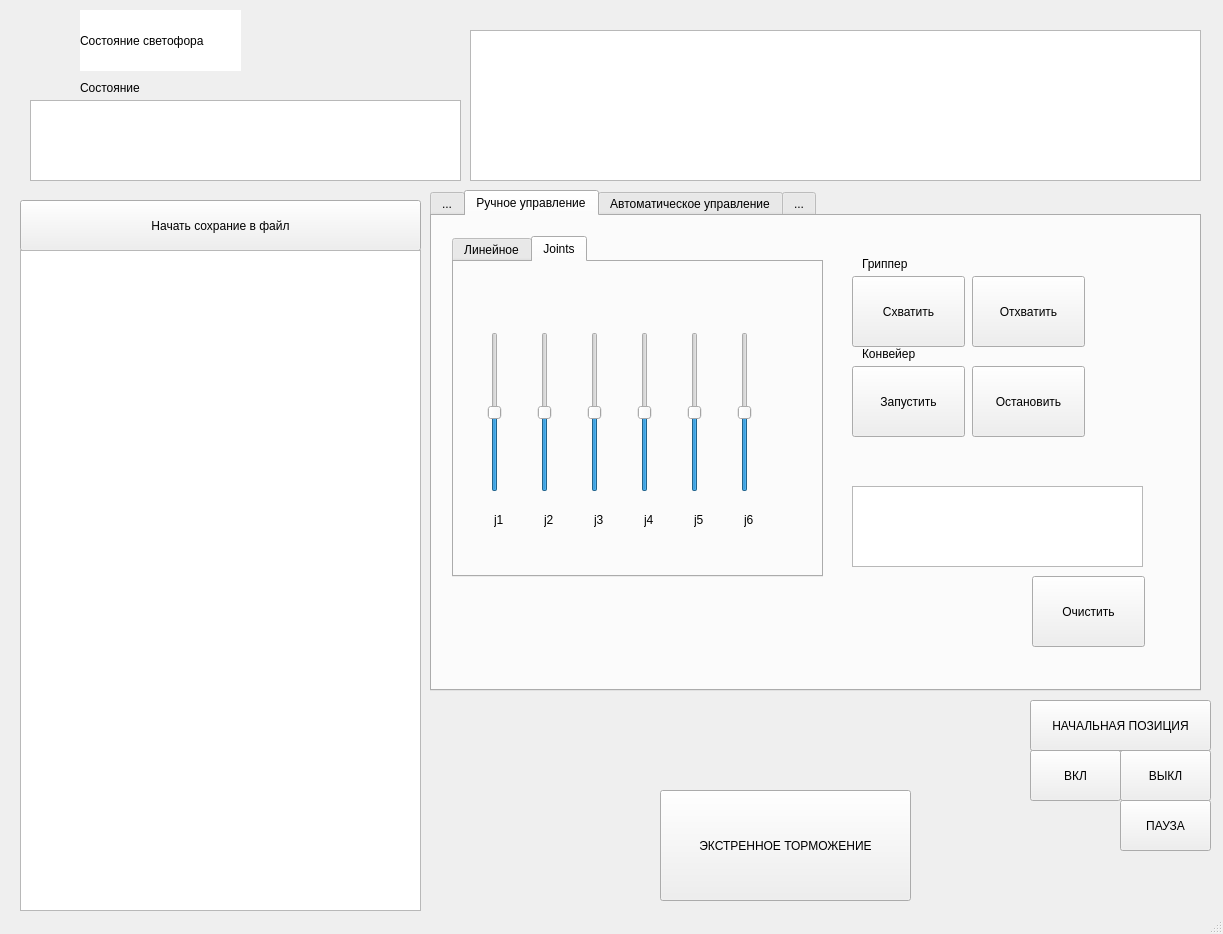
<?xml version="1.0" encoding="UTF-8"?>
<ui version="4.0">
 <class>MainWindow</class>
 <widget class="QMainWindow" name="MainWindow">
  <property name="geometry">
   <rect>
    <x>0</x>
    <y>0</y>
    <width>1223</width>
    <height>934</height>
   </rect>
  </property>
  <property name="windowTitle">
   <string>MainWindow</string>
  </property>
  <widget class="QWidget" name="centralwidget">
   <widget class="QTableWidget" name="table_state_big">
    <property name="geometry">
     <rect>
      <x>470</x>
      <y>30</y>
      <width>731</width>
      <height>151</height>
     </rect>
    </property>
   </widget>
   <widget class="QTableWidget" name="table_state_mini">
    <property name="geometry">
     <rect>
      <x>30</x>
      <y>100</y>
      <width>431</width>
      <height>81</height>
     </rect>
    </property>
   </widget>
   <widget class="QTabWidget" name="ActionsWindow">
    <property name="geometry">
     <rect>
      <x>430</x>
      <y>190</y>
      <width>771</width>
      <height>501</height>
     </rect>
    </property>
    <property name="currentIndex">
     <number>1</number>
    </property>
    <widget class="QWidget" name="tab_6">
     <attribute name="title">
      <string>...</string>
     </attribute>
     <widget class="QLabel" name="label_16">
      <property name="geometry">
       <rect>
        <x>270</x>
        <y>230</y>
        <width>211</width>
        <height>16</height>
       </rect>
      </property>
      <property name="text">
       <string>Выберите режим управления...</string>
      </property>
     </widget>
    </widget>
    <widget class="QWidget" name="tab">
     <attribute name="title">
      <string>Ручное управление</string>
     </attribute>
     <widget class="QPushButton" name="pushButton_3">
      <property name="geometry">
       <rect>
        <x>930</x>
        <y>140</y>
        <width>113</width>
        <height>32</height>
       </rect>
      </property>
      <property name="text">
       <string>PushButton</string>
      </property>
     </widget>
     <widget class="QPushButton" name="pushButton">
      <property name="geometry">
       <rect>
        <x>940</x>
        <y>50</y>
        <width>113</width>
        <height>32</height>
       </rect>
      </property>
      <property name="text">
       <string>PushButton</string>
      </property>
     </widget>
     <widget class="QPushButton" name="pushButton_2">
      <property name="geometry">
       <rect>
        <x>940</x>
        <y>100</y>
        <width>113</width>
        <height>32</height>
       </rect>
      </property>
      <property name="text">
       <string>PushButton</string>
      </property>
     </widget>
     <widget class="QTabWidget" name="tabWidget_2">
      <property name="geometry">
       <rect>
        <x>20</x>
        <y>20</y>
        <width>371</width>
        <height>341</height>
       </rect>
      </property>
      <property name="currentIndex">
       <number>1</number>
      </property>
      <widget class="QWidget" name="tab_3">
       <attribute name="title">
        <string>Линейное</string>
       </attribute>
       <widget class="QSlider" name="slider_linear_0">
        <property name="geometry">
         <rect>
          <x>40</x>
          <y>70</y>
          <width>22</width>
          <height>160</height>
         </rect>
        </property>
        <property name="maximum">
         <number>2</number>
        </property>
        <property name="pageStep">
         <number>1</number>
        </property>
        <property name="value">
         <number>1</number>
        </property>
        <property name="orientation">
         <enum>Qt::Vertical</enum>
        </property>
       </widget>
       <widget class="QLabel" name="label">
        <property name="geometry">
         <rect>
          <x>40</x>
          <y>260</y>
          <width>21</width>
          <height>16</height>
         </rect>
        </property>
        <property name="text">
         <string>x</string>
        </property>
       </widget>
       <widget class="QLabel" name="label_2">
        <property name="geometry">
         <rect>
          <x>90</x>
          <y>260</y>
          <width>21</width>
          <height>16</height>
         </rect>
        </property>
        <property name="text">
         <string>y</string>
        </property>
       </widget>
       <widget class="QSlider" name="slider_linear_1">
        <property name="geometry">
         <rect>
          <x>90</x>
          <y>70</y>
          <width>22</width>
          <height>160</height>
         </rect>
        </property>
        <property name="maximum">
         <number>2</number>
        </property>
        <property name="pageStep">
         <number>1</number>
        </property>
        <property name="value">
         <number>1</number>
        </property>
        <property name="orientation">
         <enum>Qt::Vertical</enum>
        </property>
       </widget>
       <widget class="QLabel" name="label_3">
        <property name="geometry">
         <rect>
          <x>140</x>
          <y>260</y>
          <width>21</width>
          <height>16</height>
         </rect>
        </property>
        <property name="text">
         <string>z</string>
        </property>
       </widget>
       <widget class="QSlider" name="slider_linear_2">
        <property name="geometry">
         <rect>
          <x>140</x>
          <y>70</y>
          <width>22</width>
          <height>160</height>
         </rect>
        </property>
        <property name="maximum">
         <number>2</number>
        </property>
        <property name="pageStep">
         <number>1</number>
        </property>
        <property name="value">
         <number>1</number>
        </property>
        <property name="orientation">
         <enum>Qt::Vertical</enum>
        </property>
       </widget>
       <widget class="QLabel" name="label_4">
        <property name="geometry">
         <rect>
          <x>190</x>
          <y>260</y>
          <width>21</width>
          <height>16</height>
         </rect>
        </property>
        <property name="text">
         <string>rx</string>
        </property>
       </widget>
       <widget class="QSlider" name="slider_linear_3">
        <property name="geometry">
         <rect>
          <x>190</x>
          <y>70</y>
          <width>22</width>
          <height>160</height>
         </rect>
        </property>
        <property name="maximum">
         <number>2</number>
        </property>
        <property name="pageStep">
         <number>1</number>
        </property>
        <property name="value">
         <number>1</number>
        </property>
        <property name="orientation">
         <enum>Qt::Vertical</enum>
        </property>
       </widget>
       <widget class="QLabel" name="label_5">
        <property name="geometry">
         <rect>
          <x>240</x>
          <y>260</y>
          <width>21</width>
          <height>16</height>
         </rect>
        </property>
        <property name="text">
         <string>ry</string>
        </property>
       </widget>
       <widget class="QSlider" name="slider_linear_4">
        <property name="geometry">
         <rect>
          <x>240</x>
          <y>70</y>
          <width>22</width>
          <height>160</height>
         </rect>
        </property>
        <property name="maximum">
         <number>2</number>
        </property>
        <property name="pageStep">
         <number>1</number>
        </property>
        <property name="value">
         <number>1</number>
        </property>
        <property name="orientation">
         <enum>Qt::Vertical</enum>
        </property>
       </widget>
       <widget class="QLabel" name="label_6">
        <property name="geometry">
         <rect>
          <x>290</x>
          <y>260</y>
          <width>21</width>
          <height>16</height>
         </rect>
        </property>
        <property name="text">
         <string>rz</string>
        </property>
       </widget>
       <widget class="QSlider" name="slider_linear_5">
        <property name="geometry">
         <rect>
          <x>290</x>
          <y>70</y>
          <width>22</width>
          <height>160</height>
         </rect>
        </property>
        <property name="maximum">
         <number>2</number>
        </property>
        <property name="pageStep">
         <number>1</number>
        </property>
        <property name="value">
         <number>1</number>
        </property>
        <property name="tracking">
         <bool>true</bool>
        </property>
        <property name="orientation">
         <enum>Qt::Vertical</enum>
        </property>
       </widget>
      </widget>
      <widget class="QWidget" name="tab_4">
       <attribute name="title">
        <string>Joints</string>
       </attribute>
       <widget class="QLabel" name="label_7">
        <property name="geometry">
         <rect>
          <x>190</x>
          <y>250</y>
          <width>21</width>
          <height>16</height>
         </rect>
        </property>
        <property name="text">
         <string>j4</string>
        </property>
       </widget>
       <widget class="QLabel" name="label_8">
        <property name="geometry">
         <rect>
          <x>290</x>
          <y>250</y>
          <width>21</width>
          <height>16</height>
         </rect>
        </property>
        <property name="text">
         <string>j6</string>
        </property>
       </widget>
       <widget class="QLabel" name="label_9">
        <property name="geometry">
         <rect>
          <x>140</x>
          <y>250</y>
          <width>21</width>
          <height>16</height>
         </rect>
        </property>
        <property name="text">
         <string>j3</string>
        </property>
       </widget>
       <widget class="QLabel" name="label_10">
        <property name="geometry">
         <rect>
          <x>40</x>
          <y>250</y>
          <width>21</width>
          <height>16</height>
         </rect>
        </property>
        <property name="text">
         <string>j1</string>
        </property>
       </widget>
       <widget class="QLabel" name="label_11">
        <property name="geometry">
         <rect>
          <x>90</x>
          <y>250</y>
          <width>21</width>
          <height>16</height>
         </rect>
        </property>
        <property name="text">
         <string>j2</string>
        </property>
       </widget>
       <widget class="QLabel" name="label_12">
        <property name="geometry">
         <rect>
          <x>240</x>
          <y>250</y>
          <width>21</width>
          <height>16</height>
         </rect>
        </property>
        <property name="text">
         <string>j5</string>
        </property>
       </widget>
       <widget class="QSlider" name="slider_joint_0">
        <property name="geometry">
         <rect>
          <x>30</x>
          <y>70</y>
          <width>22</width>
          <height>160</height>
         </rect>
        </property>
        <property name="maximum">
         <number>2</number>
        </property>
        <property name="pageStep">
         <number>1</number>
        </property>
        <property name="value">
         <number>1</number>
        </property>
        <property name="orientation">
         <enum>Qt::Vertical</enum>
        </property>
       </widget>
       <widget class="QSlider" name="slider_joint_1">
        <property name="geometry">
         <rect>
          <x>80</x>
          <y>70</y>
          <width>22</width>
          <height>160</height>
         </rect>
        </property>
        <property name="maximum">
         <number>2</number>
        </property>
        <property name="pageStep">
         <number>1</number>
        </property>
        <property name="value">
         <number>1</number>
        </property>
        <property name="orientation">
         <enum>Qt::Vertical</enum>
        </property>
       </widget>
       <widget class="QSlider" name="slider_joint_2">
        <property name="geometry">
         <rect>
          <x>130</x>
          <y>70</y>
          <width>22</width>
          <height>160</height>
         </rect>
        </property>
        <property name="maximum">
         <number>2</number>
        </property>
        <property name="pageStep">
         <number>1</number>
        </property>
        <property name="value">
         <number>1</number>
        </property>
        <property name="orientation">
         <enum>Qt::Vertical</enum>
        </property>
       </widget>
       <widget class="QSlider" name="slider_joint_3">
        <property name="geometry">
         <rect>
          <x>180</x>
          <y>70</y>
          <width>22</width>
          <height>160</height>
         </rect>
        </property>
        <property name="maximum">
         <number>2</number>
        </property>
        <property name="pageStep">
         <number>1</number>
        </property>
        <property name="value">
         <number>1</number>
        </property>
        <property name="orientation">
         <enum>Qt::Vertical</enum>
        </property>
       </widget>
       <widget class="QSlider" name="slider_joint_4">
        <property name="geometry">
         <rect>
          <x>230</x>
          <y>70</y>
          <width>22</width>
          <height>160</height>
         </rect>
        </property>
        <property name="maximum">
         <number>2</number>
        </property>
        <property name="pageStep">
         <number>1</number>
        </property>
        <property name="value">
         <number>1</number>
        </property>
        <property name="orientation">
         <enum>Qt::Vertical</enum>
        </property>
       </widget>
       <widget class="QSlider" name="slider_joint_5">
        <property name="geometry">
         <rect>
          <x>280</x>
          <y>70</y>
          <width>22</width>
          <height>160</height>
         </rect>
        </property>
        <property name="maximum">
         <number>2</number>
        </property>
        <property name="pageStep">
         <number>1</number>
        </property>
        <property name="value">
         <number>1</number>
        </property>
        <property name="orientation">
         <enum>Qt::Vertical</enum>
        </property>
       </widget>
      </widget>
     </widget>
     <widget class="QPushButton" name="robot_take">
      <property name="geometry">
       <rect>
        <x>420</x>
        <y>60</y>
        <width>113</width>
        <height>71</height>
       </rect>
      </property>
      <property name="text">
       <string>Схватить</string>
      </property>
     </widget>
     <widget class="QPushButton" name="robot_untake">
      <property name="geometry">
       <rect>
        <x>540</x>
        <y>60</y>
        <width>113</width>
        <height>71</height>
       </rect>
      </property>
      <property name="text">
       <string>Отхватить</string>
      </property>
     </widget>
     <widget class="QPushButton" name="robot_conv_start">
      <property name="geometry">
       <rect>
        <x>420</x>
        <y>150</y>
        <width>113</width>
        <height>71</height>
       </rect>
      </property>
      <property name="text">
       <string>Запустить</string>
      </property>
     </widget>
     <widget class="QPushButton" name="robot_conv_stop">
      <property name="geometry">
       <rect>
        <x>540</x>
        <y>150</y>
        <width>113</width>
        <height>71</height>
       </rect>
      </property>
      <property name="text">
       <string>Остановить</string>
      </property>
     </widget>
     <widget class="QLabel" name="label_14">
      <property name="geometry">
       <rect>
        <x>430</x>
        <y>40</y>
        <width>60</width>
        <height>16</height>
       </rect>
      </property>
      <property name="text">
       <string>Гриппер</string>
      </property>
     </widget>
     <widget class="QLabel" name="label_15">
      <property name="geometry">
       <rect>
        <x>430</x>
        <y>130</y>
        <width>71</width>
        <height>16</height>
       </rect>
      </property>
      <property name="text">
       <string>Конвейер</string>
      </property>
     </widget>
     <widget class="QTableWidget" name="table_state_count_moveble_objects">
      <property name="geometry">
       <rect>
        <x>420</x>
        <y>270</y>
        <width>291</width>
        <height>81</height>
       </rect>
      </property>
     </widget>
     <widget class="QPushButton" name="clear_count_move_objects">
      <property name="geometry">
       <rect>
        <x>600</x>
        <y>360</y>
        <width>113</width>
        <height>71</height>
       </rect>
      </property>
      <property name="text">
       <string>Очистить</string>
      </property>
     </widget>
    </widget>
    <widget class="QWidget" name="tab_5">
     <attribute name="title">
      <string>Автоматическое управление</string>
     </attribute>
    </widget>
    <widget class="QWidget" name="tab_2">
     <attribute name="title">
      <string>...</string>
     </attribute>
    </widget>
   </widget>
   <widget class="QPushButton" name="elimination_stop">
    <property name="geometry">
     <rect>
      <x>660</x>
      <y>790</y>
      <width>251</width>
      <height>111</height>
     </rect>
    </property>
    <property name="text">
     <string>ЭКСТРЕННОЕ ТОРМОЖЕНИЕ</string>
    </property>
   </widget>
   <widget class="QPushButton" name="robot_on">
    <property name="geometry">
     <rect>
      <x>1030</x>
      <y>750</y>
      <width>91</width>
      <height>51</height>
     </rect>
    </property>
    <property name="text">
     <string>ВКЛ</string>
    </property>
   </widget>
   <widget class="QPushButton" name="robot_off">
    <property name="geometry">
     <rect>
      <x>1120</x>
      <y>750</y>
      <width>91</width>
      <height>51</height>
     </rect>
    </property>
    <property name="text">
     <string>ВЫКЛ</string>
    </property>
   </widget>
   <widget class="QPushButton" name="robot_pause">
    <property name="geometry">
     <rect>
      <x>1120</x>
      <y>800</y>
      <width>91</width>
      <height>51</height>
     </rect>
    </property>
    <property name="text">
     <string>ПАУЗА</string>
    </property>
   </widget>
   <widget class="QPushButton" name="save_to_file">
    <property name="geometry">
     <rect>
      <x>20</x>
      <y>200</y>
      <width>401</width>
      <height>51</height>
     </rect>
    </property>
    <property name="text">
     <string>Начать сохрание в файл</string>
    </property>
    <property name="checkable">
     <bool>true</bool>
    </property>
   </widget>
   <widget class="QPushButton" name="start_position">
    <property name="geometry">
     <rect>
      <x>1030</x>
      <y>700</y>
      <width>181</width>
      <height>51</height>
     </rect>
    </property>
    <property name="text">
     <string>НАЧАЛЬНАЯ ПОЗИЦИЯ</string>
    </property>
   </widget>
   <widget class="QLabel" name="label_13">
    <property name="geometry">
     <rect>
      <x>80</x>
      <y>80</y>
      <width>91</width>
      <height>16</height>
     </rect>
    </property>
    <property name="text">
     <string>Состояние </string>
    </property>
   </widget>
   <widget class="QLabel" name="lamp_state">
    <property name="geometry">
     <rect>
      <x>80</x>
      <y>10</y>
      <width>161</width>
      <height>61</height>
     </rect>
    </property>
    <property name="styleSheet">
     <string notr="true">background-color: #ffffff;</string>
    </property>
    <property name="text">
     <string>Состояние светофора</string>
    </property>
   </widget>
   <widget class="QTextEdit" name="logs_field">
    <property name="geometry">
     <rect>
      <x>20</x>
      <y>250</y>
      <width>401</width>
      <height>661</height>
     </rect>
    </property>
    <property name="readOnly">
     <bool>true</bool>
    </property>
   </widget>
  </widget>
  <widget class="QStatusBar" name="statusbar"/>
 </widget>
 <resources/>
 <connections/>
</ui>
